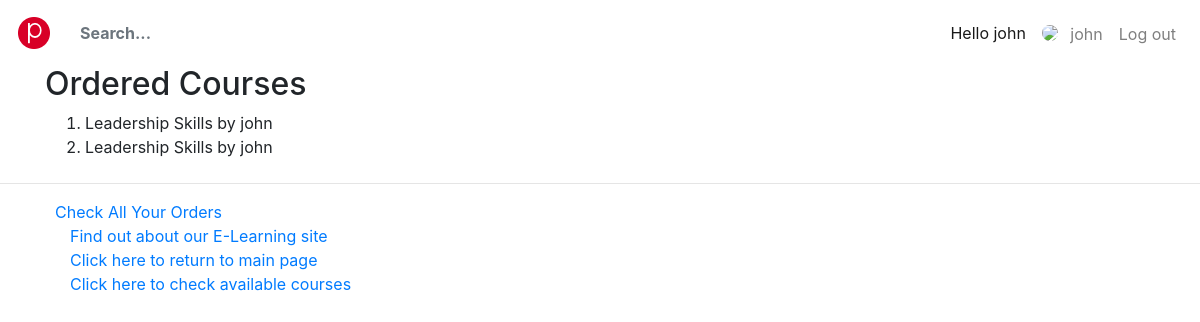
Before: /myapp/myorders (signed in) with the older database file.
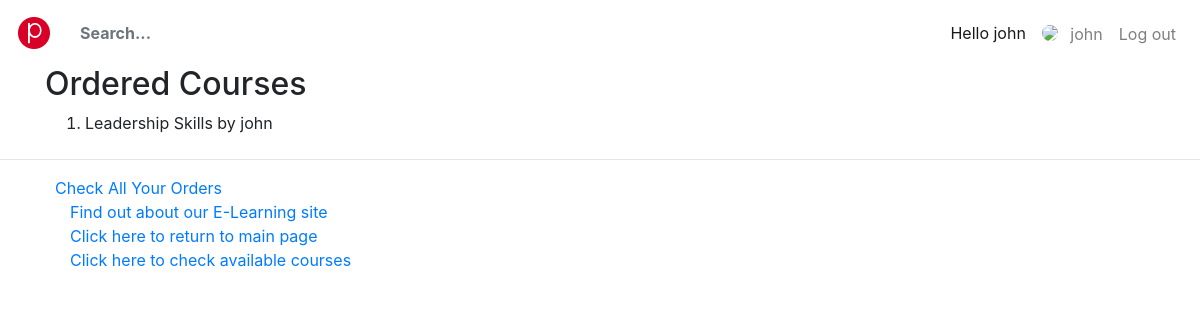
After: the same page with the newer database file.
### myapp/models.py (models this page shows, shortened)
class Order(models.Model):
    course = models.ForeignKey(Course, on_delete=models.CASCADE)
    student = models.ForeignKey(Student, on_delete=models.CASCADE, related_name='orders')
    levels = models.PositiveIntegerField()
    ORDER_CHOICES = [(0, 'Cancelled'), (1, 'Order Confirmed')]
    order_status = models.IntegerField(choices=ORDER_CHOICES, default=1)
    order_date = models.DateField()
    order_price = models.DecimalField(max_digits=10, decimal_places=2, default=0)
    def __str__(self):
        return self.course.name + " by " + self.student.username

class Course(models.Model):
    topic = models.ForeignKey(Topic, related_name='courses', on_delete=models.CASCADE)
    name = models.CharField(max_length=200)
    price = models.DecimalField(max_digits=10, decimal_places=2, validators=[validate_price])
    for_everyone = models.BooleanField(default=True)
    description = models.TextField(max_length=300, null=True, blank=True)
    interested = models.PositiveIntegerField(default=0)
    stages = models.PositiveIntegerField(default=3)

### myapp/views.py (the view)
# urls.py: path(r'myorders', views.myorders, name='myorders'),
@login_required(login_url='/myapp/login')
def myorders(request):
    usr = request.user
    if Student.objects.get(username=usr.username):
        order_list = Order.objects.filter(student=usr)
        if len(order_list) != 0:
            return render(request, 'myapp/myorders.html', {'order_list': order_list})
        else:
            msg = "You haven't order any courses yet."
            return render(request, 'myapp/order_response.html', {'msg': msg})
    else:
        msg = 'You are not a registered student.'
        return render(request, 'myapp/order_response.html', {'msg': msg})

### myapp/templates/myapp/myorders.html
{% extends 'Myapp/base.html' %}
{% block body_block %}
    {%  block content %}
        <div>
             {%  if order_list %}
                <h2> Ordered Courses</h2>
                <ol>
                   {%  for crs in order_list %}
                       <li>{{ crs }}</li>
                   {% endfor %}
                 </ol>
            {%  else %}
                <Strong> There is no Order </Strong>
            {% endif %}
        </div>
    {%  endblock %}
{% endblock %}

Changed rows visible on the page:
removed Order: course+student "Leadership Skills by john"
